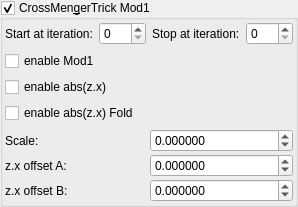
    <widget class="MyGroupBox" name="groupCheck_transf_function_enabledy">
     <property name="title">
      <string>CrossMen&amp;gerTrick Mod1</string>
     </property>
     <property name="checkable">
      <bool>true</bool>
     </property>
     <layout class="QVBoxLayout" name="verticalLayout_4">
      <property name="leftMargin">
       <number>2</number>
      </property>
      <property name="topMargin">
       <number>2</number>
      </property>
      <property name="rightMargin">
       <number>2</number>
      </property>
      <property name="bottomMargin">
       <number>2</number>
      </property>
      <item>
       <layout class="QGridLayout" name="gridLayout_2">
        <item row="0" column="2">
         <widget class="QLabel" name="label_49">
          <property name="text">
           <string>Stop at iteration:</string>
          </property>
         </widget>
        </item>
        <item row="0" column="0">
         <widget class="QLabel" name="label_67">
          <property name="text">
           <string>Start at iteration:</string>
          </property>
         </widget>
        </item>
        <item row="0" column="3">
         <widget class="MySpinBox" name="spinboxInt_transf_stop_iterations_A">
          <property name="sizePolicy">
           <sizepolicy hsizetype="Preferred" vsizetype="Maximum">
            <horstretch>0</horstretch>
            <verstretch>0</verstretch>
           </sizepolicy>
          </property>
          <property name="maximum">
           <number>999</number>
          </property>
         </widget>
        </item>
        <item row="0" column="1">
         <widget class="MySpinBox" name="spinboxInt_transf_start_iterations_A">
          <property name="sizePolicy">
           <sizepolicy hsizetype="Minimum" vsizetype="Maximum">
            <horstretch>0</horstretch>
            <verstretch>0</verstretch>
           </sizepolicy>
          </property>
          <property name="minimum">
           <number>0</number>
          </property>
          <property name="maximum">
           <number>999</number>
          </property>
          <property name="value">
           <number>0</number>
          </property>
         </widget>
        </item>
       </layout>
      </item>
      <item>
       <widget class="MyCheckBox" name="checkBox_transf_function_enabledX_false">
        <property name="text">
         <string>enable Mod1</string>
        </property>
       </widget>
      </item>
      <item>
       <widget class="MyCheckBox" name="checkBox_transf_function_enabledz_false">
        <property name="text">
         <string>enable abs(z.x)</string>
        </property>
       </widget>
      </item>
      <item>
       <widget class="MyCheckBox" name="checkBox_transf_function_enabledP_false">
        <property name="text">
         <string>enable abs(z.x) Fold</string>
        </property>
       </widget>
      </item>
      <item>
       <layout class="QGridLayout" name="gridLayout_37">
        <property name="spacing">
         <number>2</number>
        </property>
        <item row="2" column="0">
         <widget class="QLabel" name="label_110">
          <property name="text">
           <string>z.x offset B:</string>
          </property>
         </widget>
        </item>
        <item row="0" column="1">
         <widget class="MyDoubleSpinBox" name="spinbox_transf_scale_3">
          <property name="sizePolicy">
           <sizepolicy hsizetype="Minimum" vsizetype="Maximum">
            <horstretch>0</horstretch>
            <verstretch>0</verstretch>
           </sizepolicy>
          </property>
          <property name="prefix">
           <string/>
          </property>
          <property name="suffix">
           <string/>
          </property>
          <property name="decimals">
           <number>6</number>
          </property>
          <property name="minimum">
           <double>-99.000000000000000</double>
          </property>
          <property name="maximum">
           <double>99.000000000000000</double>
          </property>
          <property name="singleStep">
           <double>0.100000000000000</double>
          </property>
         </widget>
        </item>
        <item row="2" column="1">
         <widget class="MyDoubleSpinBox" name="spinbox_transf_offset_0">
          <property name="sizePolicy">
           <sizepolicy hsizetype="Minimum" vsizetype="Maximum">
            <horstretch>0</horstretch>
            <verstretch>0</verstretch>
           </sizepolicy>
          </property>
          <property name="prefix">
           <string/>
          </property>
          <property name="suffix">
           <string/>
          </property>
          <property name="decimals">
           <number>6</number>
          </property>
          <property name="minimum">
           <double>-99.000000000000000</double>
          </property>
          <property name="maximum">
           <double>99.000000000000000</double>
          </property>
          <property name="singleStep">
           <double>0.100000000000000</double>
          </property>
         </widget>
        </item>
        <item row="1" column="1">
         <widget class="MyDoubleSpinBox" name="spinbox_transf_offset">
          <property name="sizePolicy">
           <sizepolicy hsizetype="Minimum" vsizetype="Maximum">
            <horstretch>0</horstretch>
            <verstretch>0</verstretch>
           </sizepolicy>
          </property>
          <property name="prefix">
           <string/>
          </property>
          <property name="suffix">
           <string/>
          </property>
          <property name="decimals">
           <number>6</number>
          </property>
          <property name="minimum">
           <double>-99.000000000000000</double>
          </property>
          <property name="maximum">
           <double>99.000000000000000</double>
          </property>
          <property name="singleStep">
           <double>0.100000000000000</double>
          </property>
         </widget>
        </item>
        <item row="0" column="0">
         <widget class="QLabel" name="label_107">
          <property name="text">
           <string>Scale:</string>
          </property>
         </widget>
        </item>
        <item row="1" column="0">
         <widget class="QLabel" name="label_108">
          <property name="text">
           <string>z.x offset A:</string>
          </property>
         </widget>
        </item>
       </layout>
      </item>
     </layout>
    </widget>
